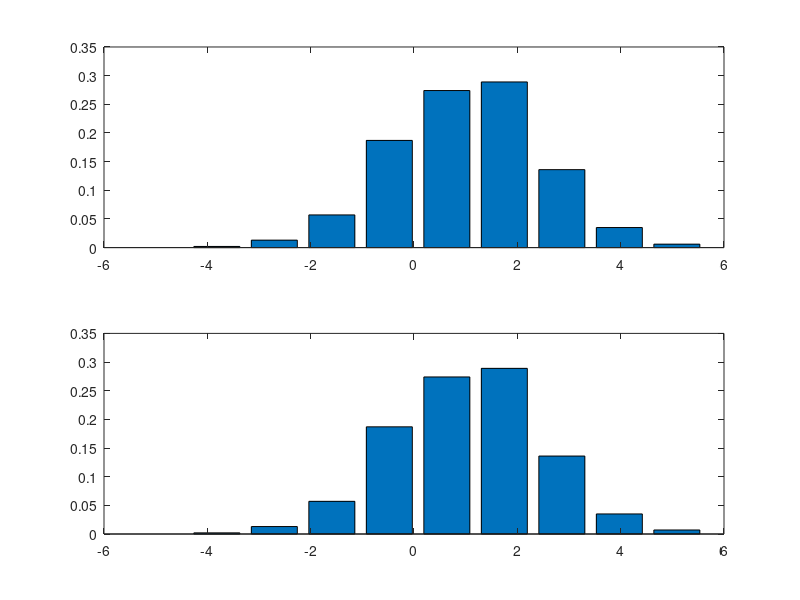

Here is the MATLAB script that generated this plot:
%Matlab program for plotting the PDF of Normal Distribution 
%using HISTOGRAM approach.
%w= mean + sqrt(variance)*randn(r,c), where r,c: size of the matrix
%If we don't input any mean and variance, then MATLAB assumes mean= 0 and
%var=1 i.e Standard Normal Distribution.
%FACT: sqrt(variance)=standard deviation
N=1000
norm_mean=1;
norm_var=2;
x=norm_mean+ sqrt(norm_var)*randn(1,N);
%Now applying Histogram approach
nob=10;%Number of bins
a=min(x);
b=max(x);
aa=linspace(a,b,nob); %We take the min and max of x to plot 10 Normally distributed numbers between them.
count(size(aa))=0;%counter initialised. Since there are 10 nob so we need only 9 counters.
for i=1:length(aa)-1
    for j=1:length(x)
        if x(j)>=aa(i) && x(j)<aa(i+1)
            count(i)=count(i)+1;
        end
    end
    y(i)=(aa(i)+aa(i+1))/2;
end

%%
%Plotting
subplot(211);
bar(y,count(1:end-1)/N);
[bin val]=hist(x,y);%This is the histogram command which directly plots the histogram
subplot(212);
bar(y,bin/length(x));
